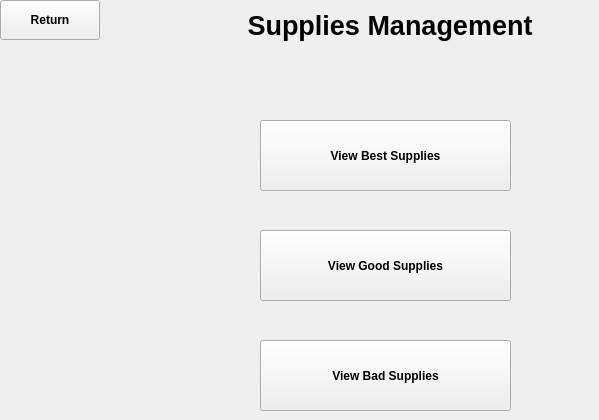
    <widget class="QWidget" name="page_2">
     <widget class="QPushButton" name="suppliesReturnButton">
      <property name="geometry">
       <rect>
        <x>0</x>
        <y>0</y>
        <width>100</width>
        <height>40</height>
       </rect>
      </property>
      <property name="font">
       <font>
        <weight>75</weight>
        <bold>true</bold>
       </font>
      </property>
      <property name="text">
       <string>Return</string>
      </property>
     </widget>
     <widget class="QLabel" name="suppliesLabel">
      <property name="geometry">
       <rect>
        <x>190</x>
        <y>0</y>
        <width>400</width>
        <height>50</height>
       </rect>
      </property>
      <property name="font">
       <font>
        <pointsize>20</pointsize>
        <weight>75</weight>
        <bold>true</bold>
       </font>
      </property>
      <property name="text">
       <string>Supplies Management</string>
      </property>
      <property name="alignment">
       <set>Qt::AlignCenter</set>
      </property>
     </widget>
     <widget class="QPushButton" name="viewBestButton">
      <property name="geometry">
       <rect>
        <x>260</x>
        <y>120</y>
        <width>251</width>
        <height>71</height>
       </rect>
      </property>
      <property name="font">
       <font>
        <weight>75</weight>
        <bold>true</bold>
       </font>
      </property>
      <property name="text">
       <string>View Best Supplies</string>
      </property>
     </widget>
     <widget class="QPushButton" name="viewGoodButton">
      <property name="geometry">
       <rect>
        <x>260</x>
        <y>230</y>
        <width>251</width>
        <height>71</height>
       </rect>
      </property>
      <property name="font">
       <font>
        <weight>75</weight>
        <bold>true</bold>
       </font>
      </property>
      <property name="text">
       <string>View Good Supplies</string>
      </property>
     </widget>
     <widget class="QPushButton" name="viewBadButton">
      <property name="geometry">
       <rect>
        <x>260</x>
        <y>340</y>
        <width>251</width>
        <height>71</height>
       </rect>
      </property>
      <property name="font">
       <font>
        <weight>75</weight>
        <bold>true</bold>
       </font>
      </property>
      <property name="text">
       <string>View Bad Supplies</string>
      </property>
     </widget>
    </widget>
